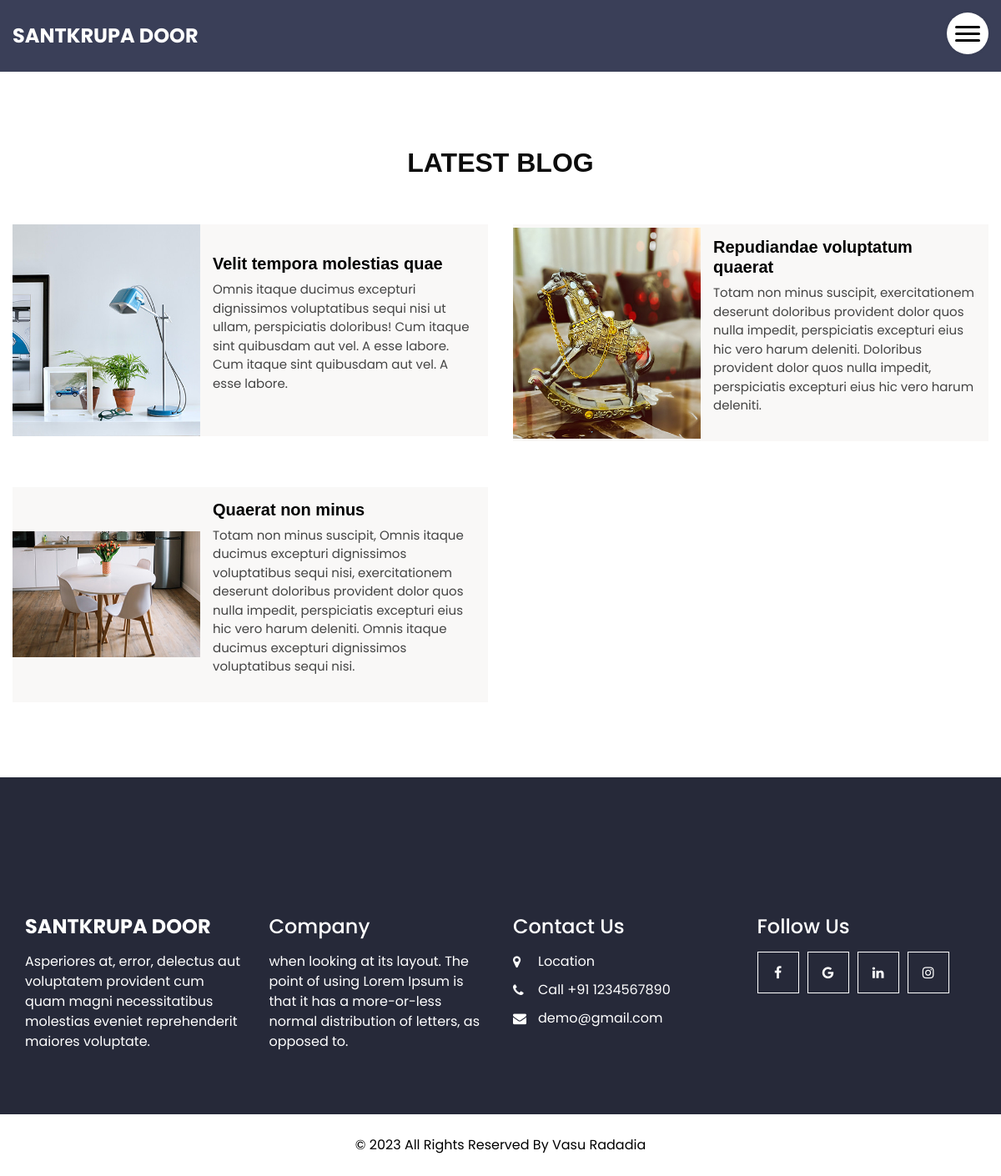
Screenshot of /templates/blog.html with the database file from the repository.
### app/models.py (models this page shows, shortened)
class Header(models.Model):
    website_name = models.CharField(max_length=255)

class Blog(models.Model):
    title = models.CharField(max_length=255)
    image = models.ImageField(upload_to='blogs/')
    description = models.TextField()

class Info(models.Model):
    company_name = models.CharField(max_length=255)
    company_description = models.TextField()
    company_description_1 = models.TextField(default=1) # type: ignore
    location = models.CharField(max_length=255)
    contact_number = models.CharField(max_length=20)
    email = models.EmailField()
    facebook_link = models.URLField(blank=True)
    google_link = models.URLField(blank=True)
    linkedin_link = models.URLField(blank=True)
    instagram_link = models.URLField(blank=True)

class Footer(models.Model):
    description = models.CharField(max_length=255)
    description_1 = models.URLField(blank=True, default=1) # type: ignore

### app/views.py (the view)
# urls.py: path('templates/blog.html', views.blog, name='blog'),
def blog(request):
    header = Header.objects.first()
    info = Info.objects.first()
    footer = Footer.objects.first()
    blogs = Blog.objects.all()
    return render(request, 'blog.html', {'header': header, 'info': info, 'footer': footer, 'blogs': blogs})

### templates/blog.html (shortened to what this page needs)
{% load static %}
<!DOCTYPE html>
<html>
<head>
  <link rel="stylesheet" type="text/css" href="{% static 'assets/css/bootstrap.css' %}" />
  <link rel="stylesheet" href="{% static 'assets/css/ekko-lightbox.css' %}" />
  <link href="{% static 'assets/css/font-awesome.min.css' %}" rel="stylesheet" />
  <link href="{% static 'assets/css/style.css' %}" rel="stylesheet" />
  <link href="{% static 'assets/css/responsive.css' %}" rel="stylesheet" />
</head>
<body>
  <header class="header_section innerpage_header">
    <div class="container-fluid">
      <nav class="navbar navbar-expand-lg custom_nav-container">
        <a class="navbar-brand" href="{% url 'index' %}">
          <span>
            {{ header.website_name }}
          </span>
        </a>
        <div class="" id="">
          <div class="custom_menu-btn">
            <button onclick="openNav()">
              <span class="s-1"> </span>
              <span class="s-2"> </span>
              <span class="s-3"> </span>
            </button>
          </div>
        </div>
      </nav>
    </div>
  </header>
  <section class="blog_section layout_padding">
    <div class="container-fluid">
      <div class="heading_container">
        <h2>
          Latest Blog
        </h2>
      </div>
      <div class="row">
        {% for blog in blogs %}
          <div class="col-lg-6 ">
            <div class="box">
              <div class="img-box">
                <img src="{{ blog.image.url }}" alt="">
              </div>
              <div class="detail-box">
                <h5>
                  {{ blog.title }}
                </h5>
                <p>
                  {{ blog.description }}
                </p>
              </div>
            </div>
          </div>
        {% endfor %}
      </div>
    </div>
  </section>
  <section class="info_section ">
    <div class="container">
      <div class="row info_main_row">
        <div class="col-md-6 col-lg-3">
          <div class="info_insta">
            <h4>
              <a href="{% url 'index' %}" class="navbar-brand m-0 p-0">
                <span>
                  {{ info.company_name }}
                </span>
              </a>
            </h4>
            <p class="mb-0">
              {{ info.company_description }}
            </p>
          </div>
        </div>
        <div class="col-md-6 col-lg-3">
          <div class="info_detail">
            <h4>
              Company
            </h4>
            <p class="mb-0">
              {{ info.company_description_1 }}
            </p>
          </div>
        </div>
        <div class="col-md-6 col-lg-3">
          <h4>
            Contact Us
          </h4>
          <div class="info_contact">
            <a href="">
              <i class="fa fa-map-marker" aria-hidden="true"></i>
              <span>
                {{ info.location }}
              </span>
            </a>
            <a href="">
              <i class="fa fa-phone" aria-hidden="true"></i>
              <span>
                Call {{ info.contact_number }}
              </span>
            </a>
            <a href="">
              <i class="fa fa-envelope"></i>
              <span>
                {{ info.email }}
              </span>
            </a>
          </div>
        </div>
        <div class="col-md-6 col-lg-3">
          <h4>
            Follow Us
          </h4>
          <div class="social_box">
            {% if info.facebook_link %}
            <a href="{{ info.facebook_link }}">
              <i class="fa fa-facebook" aria-hidden="true"></i>
            </a>
            {% endif %}
            {% if info.google_link %}
            <a href="{{ info.google_link }}">
              <i class="fa fa-google" aria-hidden="true"></i>
            </a>
            {% endif %}
            {% if info.linkedin_link %}
            <a href="{{ info.linkedin_link }}">
              <i class="fa fa-linkedin" aria-hidden="true"></i>
            </a>
            {% endif %}
            {% if info.instagram_link %}
            <a href="{{ info.instagram_link }}">
              <i class="fa fa-instagram" aria-hidden="true"></i>
            </a>
            {% endif %}
          </div>
        </div>
      </div>
    </div>
  </section>
  <footer class="footer_section">
    <div class="container">
      <p>
        &copy; <span id="displayYear"></span> All Rights Reserved By
        <a href="{{ footer.description_1 }}">{{ footer.description }}</a>
      </p>
    </div>
  </footer>
</body>
</html>

### static/assets/css/style.css (style rules this page uses)
body { font-family: "Poppins", sans-serif; color: #0c0c0c; background-color: #ffffff; overflow-x: hidden; }
.layout_padding { padding: 90px 0; }
.heading_container { display: -webkit-box; display: -ms-flexbox; display: flex; -webkit-box-orient: vertical; -webkit-box-direction: normal; -ms-flex-direction: column; flex-direction: column; -webkit-box-align: start; -ms-flex-align: start; align-items: flex-start; font-family: "octin sports", sans-serif; }
.heading_container h2 { position: relative; font-weight: bold; text-transform: uppercase; margin: 0; }
h1, h2 { font-family: "octin sports", sans-serif; }
.header_section { position: absolute; top: 0; width: 100%; z-index: 9; }
.header_section.innerpage_header { position: relative; background: #3a3f58; padding: 10px 0; }
.custom_nav-container { padding: 10px 0; }
.custom_menu-btn { position: fixed; right: 15px; top: 15px; width: 50px; height: 50px; }
.custom_menu-btn::before { content: ""; position: absolute; top: 0; right: 0; width: 100%; height: 100%; background-color: white; -webkit-box-shadow: 0 0 5px 0 rgba(0, 0, 0, 0.07); box-shadow: 0 0 5px 0 rgba(0, 0, 0, 0.07); z-index: 7; border-radius: 100%; -webkit-transition: all .3s; transition: all .3s; }
.custom_menu-btn button { width: 50px; height: 50px; outline: none; border: none; border-radius: 100%; display: -webkit-box; display: -ms-flexbox; display: flex; -webkit-box-orient: vertical; -webkit-box-direction: normal; -ms-flex-direction: column; flex-direction: column; -webkit-box-align: center; -ms-flex-align: center; align-items: center; -webkit-box-pack: center; -ms-flex-pack: center; justify-content: center; background-color: transparent; position: relative; z-index: 999; margin: 0; }
.custom_menu-btn button span { display: block; width: 30px; height: 3px; background-color: #000000; margin: 2.5px 0; -webkit-transition: all 0.3s; transition: all 0.3s; border-radius: 15px; }
.custom_menu-btn .s-2 { -webkit-transition: all 0.1s; transition: all 0.1s; }
a, a:hover, a:focus { text-decoration: none; }
.navbar-brand span { font-size: 24px; font-weight: 700; color: #ffffff; text-transform: uppercase; }
.blog_section .heading_container { -webkit-box-align: center; -ms-flex-align: center; align-items: center; }
.blog_section .heading_container h2::before { left: 50%; -webkit-transform: translateX(-50%); transform: translateX(-50%); }
.blog_section .box { margin-top: 55px; background-color: #ffffff; display: -webkit-box; display: -ms-flexbox; display: flex; -webkit-box-align: center; -ms-flex-align: center; align-items: center; color: #000000; background-color: #f9f8f7; }
.blog_section .box .img-box { position: relative; width: 225px; min-width: 225px; }
.blog_section .box .img-box img { width: 100%; }
.blog_section .box .detail-box { padding: 15px; }
.blog_section .box .detail-box h5 { font-weight: bold; font-family: "octin sports", sans-serif; }
.blog_section .box .detail-box p { font-size: 15px; color: #444; }
.info_section { background-color: #262939; color: #ffffff; padding: 165px 0 75px 0; }
.info_section h4 { margin-bottom: 15px; }
.info_section .info_contact a { display: -webkit-box; display: -ms-flexbox; display: flex; -webkit-box-align: center; -ms-flex-align: center; align-items: center; color: #ffffff; margin-bottom: 10px; }
.info_section .info_contact a i { margin-right: 5px; width: 25px; }
.info_section .social_box { width: 100%; display: -webkit-box; display: -ms-flexbox; display: flex; -ms-flex-wrap: wrap; flex-wrap: wrap; }
.info_section .social_box a { display: -webkit-box; display: -ms-flexbox; display: flex; -webkit-box-pack: center; -ms-flex-pack: center; justify-content: center; -webkit-box-align: center; -ms-flex-align: center; align-items: center; width: 50px; height: 50px; border: 1px solid #ffffff; color: #ffffff; margin-right: 10px; margin-bottom: 10px; }
.footer_section { position: relative; text-align: center; }
.footer_section p { color: #000000; padding: 25px 0; margin: 0; }
.footer_section p a { color: inherit; }

### static/assets/css/responsive.css (style rules this page uses)
@media (min-width: 1200px) { .container { max-width: 1170px; } }

### rows the page displays
Header: website_name "SANTKRUPA DOOR"
Blog: image (picture), title "Velit tempora molestias quae", description "Omnis itaque ducimus excepturi dignissimos voluptatibus sequi nisi ut ullam, perspiciatis doloribus! Cum itaque sint quibusdam aut vel. A esse labore. Cum itaque sint quibusdam aut vel. A esse labore."
Blog: image (picture), title "Repudiandae voluptatum quaerat", description "Totam non minus suscipit, exercitationem deserunt doloribus provident dolor quos nulla impedit, perspiciatis excepturi eius hic vero harum deleniti. Doloribus provident dolor quos nulla impedit, perspiciatis excepturi eius hic vero harum deleniti."
Blog: image (picture), title "Quaerat non minus", description "Totam non minus suscipit, Omnis itaque ducimus excepturi dignissimos voluptatibus sequi nisi, exercitationem deserunt doloribus provident dolor quos nulla impedit, perspiciatis excepturi eius hic vero harum deleniti. Omnis itaque ducimus excepturi dignissimos voluptatibus sequi nisi."
Info: company_name "SANTKRUPA DOOR", company_description "Asperiores at, error, delectus aut voluptatem provident cum quam magni necessitatibus molestias eveniet reprehenderit maiores voluptate.", company_description_1 "when looking at its layout. The point of using Lorem Ipsum is that it has a more-or-less normal distribution of letters, as opposed to.", location "Location", contact_number "+91 1234567890", email "demo@gmail.com"
Footer: description "Vasu Radadia"
